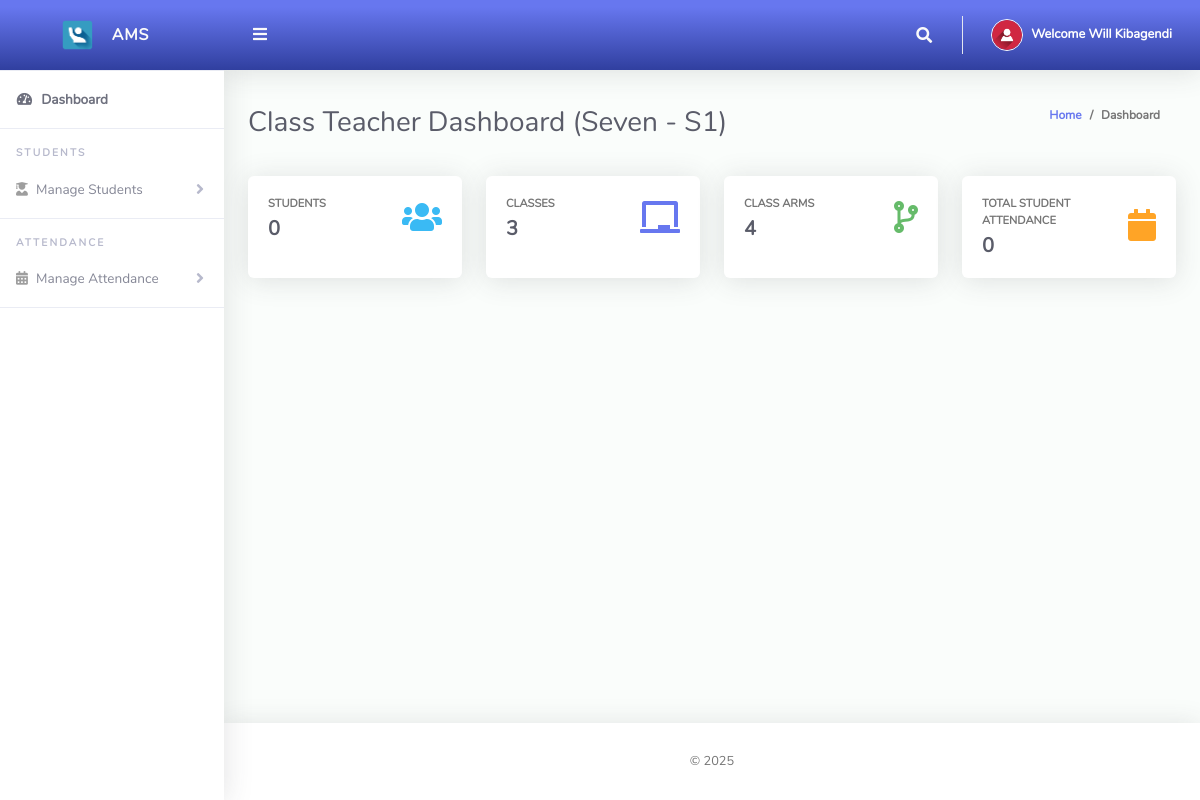
Screenshot of /ClassTeacher/index.php (signed in) with the database file from the repository.
### tables this page shows
CREATE TABLE `tblclassteacher` (
  `Id` int(10) NOT NULL,
  `firstName` varchar(255) NOT NULL,
  `lastName` varchar(255) NOT NULL,
  `emailAddress` varchar(255) NOT NULL,
  `password` varchar(255) NOT NULL,
  `phoneNo` varchar(50) NOT NULL,
  `classId` varchar(10) NOT NULL,
  `classArmId` varchar(10) NOT NULL,
  `dateCreated` varchar(50) NOT NULL
);

CREATE TABLE `tblclassarms` (
  `Id` int(10) NOT NULL,
  `classId` varchar(10) NOT NULL,
  `classArmName` varchar(255) NOT NULL,
  `isAssigned` varchar(10) NOT NULL
);

CREATE TABLE `tblclass` (
  `Id` int(10) NOT NULL,
  `className` varchar(255) NOT NULL
);

### ClassTeacher/index.php (the view, shortened to what this page needs)
<?php
include '../Includes/dbcon.php';
$query = "SELECT tblclass.className, tblclassarms.classArmName
          FROM tblclassteacher
          INNER JOIN tblclass ON tblclass.Id = tblclassteacher.classId
          INNER JOIN tblclassarms ON tblclassarms.Id = tblclassteacher.classArmId
          WHERE tblclassteacher.Id = '$_SESSION[userId]'";
$rs = $conn->query($query);
$className = "N/A";
$classArmName = "N/A";
if ($rs && $rs->num_rows > 0) {
    $rrw = $rs->fetch_assoc();
    $className = isset($rrw['className']) ? $rrw['className'] : "N/A";
    $classArmName = isset($rrw['classArmName']) ? $rrw['classArmName'] : "N/A";
}
?>
<!DOCTYPE html>
<html lang="en">
<head>
  <link href="../vendor/fontawesome-free/css/all.min.css" rel="stylesheet" type="text/css">
  <link href="../vendor/bootstrap/css/bootstrap.min.css" rel="stylesheet" type="text/css">
  <link href="css/ruang-admin.min.css" rel="stylesheet">
</head>
<body id="page-top">
  <div id="wrapper">
    <?php include "Includes/sidebar.php";?>
    <div id="content-wrapper" class="d-flex flex-column">
      <div id="content">
        <?php include "Includes/topbar.php";?>
        <div class="container-fluid" id="container-wrapper">
          <div class="d-sm-flex align-items-center justify-content-between mb-4">
            <h1 class="h3 mb-0 text-gray-800">
              Class Teacher Dashboard (<?php echo htmlspecialchars($className . ' - ' . $classArmName); ?>)
            </h1>
            <ol class="breadcrumb">
              <li class="breadcrumb-item"><a href="./">Home</a></li>
              <li class="breadcrumb-item active" aria-current="page">Dashboard</li>
            </ol>
          </div>
          <div class="row mb-3">
          <?php
          $query1 = mysqli_query($conn, "SELECT * FROM tblstudents WHERE classId = '$_SESSION[classId]' AND classArmId = '$_SESSION[classArmId]'");
          $students = mysqli_num_rows($query1);
          ?>
            <div class="col-xl-3 col-md-6 mb-4">
              <div class="card h-100">
                <div class="card-body">
                  <div class="row no-gutters align-items-center">
                    <div class="col mr-2">
                      <div class="text-xs font-weight-bold text-uppercase mb-1">Students</div>
                      <div class="h5 mb-0 mr-3 font-weight-bold text-gray-800"><?php echo $students; ?></div>
                    </div>
                    <div class="col-auto">
                      <i class="fas fa-users fa-2x text-info"></i>
                    </div>
                  </div>
                </div>
              </div>
            </div>
            <?php
            $query1 = mysqli_query($conn, "SELECT * FROM tblclass");
            $class = mysqli_num_rows($query1);
            ?>
            <div class="col-xl-3 col-md-6 mb-4">
              <div class="card h-100">
                <div class="card-body">
                  <div class="row align-items-center">
                    <div class="col mr-2">
                      <div class="text-xs font-weight-bold text-uppercase mb-1">Classes</div>
                      <div class="h5 mb-0 font-weight-bold text-gray-800"><?php echo $class; ?></div>
                    </div>
                    <div class="col-auto">
                      <i class="fas fa-chalkboard fa-2x text-primary"></i>
                    </div>
                  </div>
                </div>
              </div>
            </div>
            <?php
            $query1 = mysqli_query($conn, "SELECT * FROM tblclassarms");
            $classArms = mysqli_num_rows($query1);
            ?>
            <div class="col-xl-3 col-md-6 mb-4">
              <div class="card h-100">
                <div class="card-body">
                  <div class="row no-gutters align-items-center">
                    <div class="col mr-2">
                      <div class="text-xs font-weight-bold text-uppercase mb-1">Class Arms</div>
                      <div class="h5 mb-0 font-weight-bold text-gray-800"><?php echo $classArms; ?></div>
                    </div>
                    <div class="col-auto">
                      <i class="fas fa-code-branch fa-2x text-success"></i>
                    </div>
                  </div>
                </div>
              </div>
            </div>
            <?php
            $query1 = mysqli_query($conn, "SELECT * FROM tblattendance WHERE classId = '$_SESSION[classId]' AND classArmId = '$_SESSION[classArmId]'");
            $totAttendance = mysqli_num_rows($query1);
            ?>
            <div class="col-xl-3 col-md-6 mb-4">
              <div class="card h-100">
                <div class="card-body">
                  <div class="row no-gutters align-items-center">
                    <div class="col mr-2">
                      <div class="text-xs font-weight-bold text-uppercase mb-1">Total Student Attendance</div>
                      <div class="h5 mb-0 font-weight-bold text-gray-800"><?php echo $totAttendance; ?></div>
                    </div>
                    <div class="col-auto">
                      <i class="fas fa-calendar fa-2x text-warning"></i>
                    </div>
                  </div>
                </div>
              </div>
            </div>
          </div>
        </div>
      </div>
      <?php include 'includes/footer.php';?>
    </div>
  </div>
</body>
</html>

### ClassTeacher/Includes/topbar.php (shortened to what this page needs)
<?php
  $query = "SELECT * FROM tblclassteacher WHERE Id = ".$_SESSION['userId']."";
  $rs = $conn->query($query);
  $rows = $rs->fetch_assoc();
  $fullName = $rows['firstName']." ".$rows['lastName'];;
?>
<nav class="navbar navbar-expand navbar-light bg-gradient-primary topbar mb-4 static-top">
          <button id="sidebarToggleTop" class="btn btn-link rounded-circle mr-3">
            <i class="fa fa-bars"></i>
          </button>
          <ul class="navbar-nav ml-auto">
            <li class="nav-item dropdown no-arrow">
              <a class="nav-link dropdown-toggle" href="#" id="searchDropdown" role="button" data-toggle="dropdown"
                aria-haspopup="true" aria-expanded="false">
                <i class="fas fa-search fa-fw"></i>
              </a>
            </li>
            <li class="nav-item dropdown no-arrow">
              <a class="nav-link dropdown-toggle" href="#" id="userDropdown" role="button" data-toggle="dropdown"
                aria-haspopup="true" aria-expanded="false">
                <img class="img-profile rounded-circle" src="img/user-icn.png" style="max-width: 60px">
                <span class="ml-2 d-none d-lg-inline text-white small"><b>Welcome <?php echo $fullName;?></b></span>
              </a>
            </li>
          </ul>
        </nav>

### rows the page displays
tblclassteacher: fullName "Will Kibagendi"
tblclassarms: classId+classArmName "Seven - S1"

### other values shown
$students "0"
$class "3"
$classArms "4"
$totAttendance "0"
